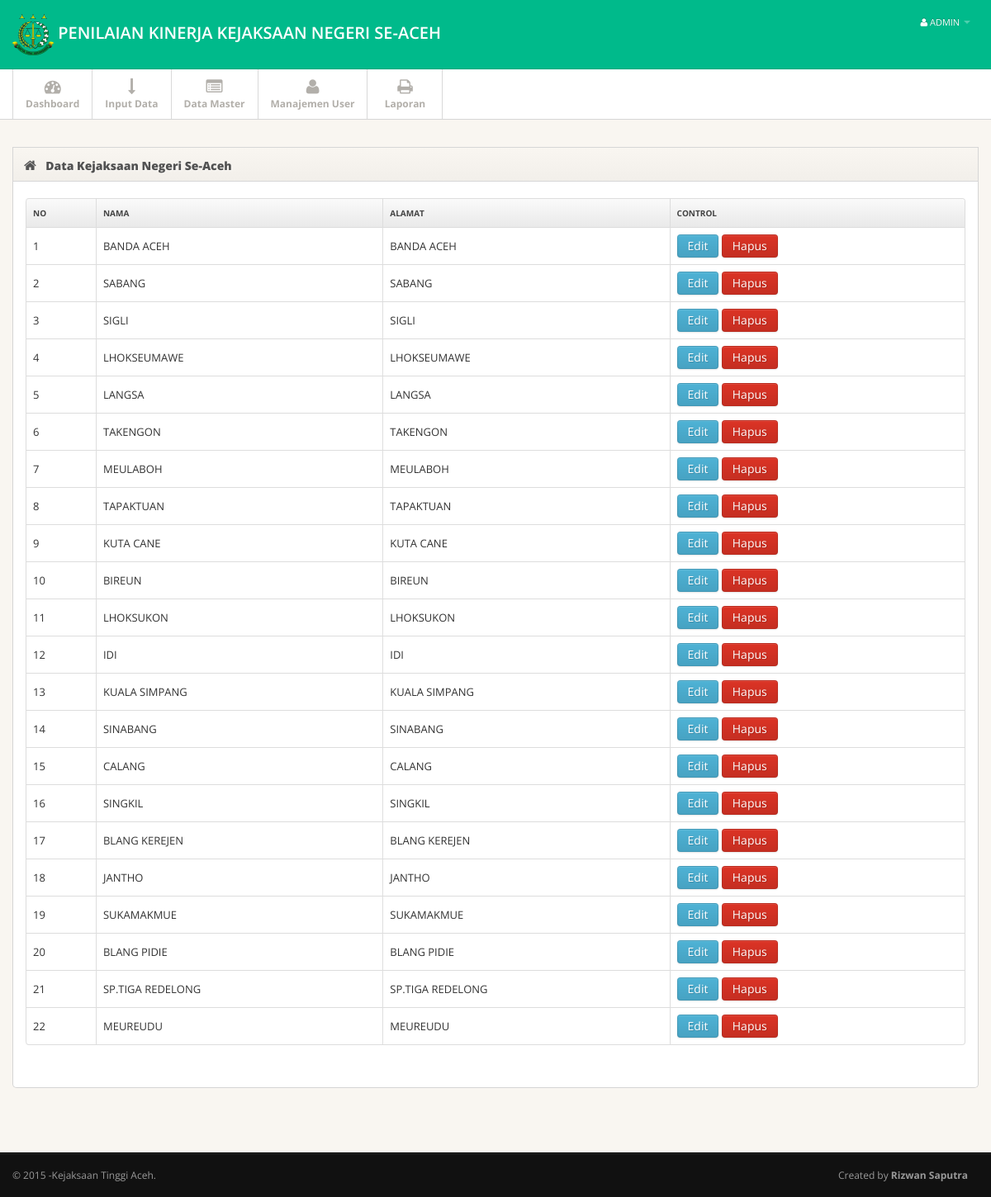
Page /home.php?module=datakejari (signed in) on the committed database.
### tables this page shows
CREATE TABLE IF NOT EXISTS `kejari` (
  `id` int(3) NOT NULL,
  `nama` varchar(30) DEFAULT NULL,
  `alamat` text NOT NULL
);

### home.php (the view, shortened to what this page needs)
<?php
  if(empty($_SESSION['username']) AND empty($_SESSION['password'])){
    echo "<link href='css/style_login.css' rel='stylesheet' type='text/css' />
        <div id='login'><h1 class='fail'>Untuk mengakses modul, Anda harus login dulu.</h1>
        <p class='fail'><a href='index.php'>LOGIN</a></p></div>";
  }else{
?>
<!DOCTYPE html>
<html lang="en">
<head>
<link href="css/bootstrap.min.css" rel="stylesheet">
<link href="css/bootstrap-responsive.min.css" rel="stylesheet">
<link href="css/font-awesome.css" rel="stylesheet">
<link href="css/style.css" rel="stylesheet">
<link href="css/pages/dashboard.css" rel="stylesheet">
</head>
<body onload="startBlink()">
<div class="navbar navbar-fixed-top">
  <div class="navbar-inner">
    <div class="container"> <a class="brand" href="home.php?module=dashboard"><img src="img/kejati.png" height="30" width="50" />    PENILAIAN KINERJA KEJAKSAAN NEGERI SE-ACEH</a>
      <div class="nav-collapse">
        <ul class="nav pull-right">
          <li class="dropdown"><a href="#" class="dropdown-toggle" data-toggle="dropdown"><i
                            class="icon-user"></i> <?php echo $_SESSION['username']; ?> <b class="caret"></b></a>
          </li>
        </ul>
      </div>
    </div>
  </div>
</div>
<div class="subnavbar">
  <div class="subnavbar-inner">
    <div class="container">
      <ul class="mainnav">
        <li ><a href="?module=dashboard"><i class="icon-dashboard"></i><span>Dashboard</span> </a> </li>
        <li class="dropdown"><a href="javascript:;" class="dropdown-toggle" data-toggle="dropdown"> <i class="icon-long-arrow-down"></i><span>Input Data</span> <b class="caret"></b></a>
            <?php
              if($_SESSION['level']=="admin"){
            ?>
        </li>
         <li class="dropdown"><a href="javascript:;" class="dropdown-toggle" data-toggle="dropdown"> <i class="icon-list-alt"></i><span>Data Master</span> <b class="caret"></b></a>
        </li>
        <li class="dropdown"><a href="javascript:;" class="dropdown-toggle" data-toggle="dropdown"> <i class="icon-user"></i><span>Manajemen User</span> <b class="caret"></b></a>
        </li>
        <li><a href="?module=laporan"><i class="icon-print"></i><span>Laporan</span> </a> </li><li>
     </ul>
      <?php }
        ?>
    </div>
  </div>
</div>
<div class="main">
<div class="main-inner">
      <div class="container">
        <div class="row">
          <div class="span12">
          <div class="widget ">
          <?php
            include "content.php";
          ?>
      </div>
        </div>
        </div>
      </div>
      </div>
<div class="footer">
  <div class="footer-inner">
    <div class="container">
      <div class="row">
        <div class="span10"> &copy; 2015 <a href="http://www.kejati-aceh.go.id/">-Kejaksaan Tinggi Aceh</a>.</div>
        <div class="span2"> Created by <a href="https://www.facebook.com/profile.php?id=100002193240263" target="blank"><strong>Rizwan Saputra</strong></a></div>
      </div>
    </div>
  </div>
</div>
</body>
</html>
<?php } ?>

### modul/kejari/datakejari.php
 <div class="container">
   <div class="row">
   	<div class="span12">
   		<div class="widget ">
   			<div class="widget-header">
   				<i class="icon-home"></i>
   				<h3>Data Kejaksaan Negeri Se-Aceh</h3>
			</div>
	<div class="widget-content">
				<div class="tab-pane active" id="jscontrols">
					<form id="edit-profile2" class="form-vertical">
						<fieldset>
							<table class="table table-bordered">
							<thead><tr>
								<th>No</th>
								<th>Nama</th>
								<th>Alamat</th>
								<th>Control</th>
								</tr>
							</thead>
							<?php
								include "koneksi.php";
								$query="SELECT * FROM kejari ";
								$hasil=mysqli_query($konek,$query);
								$no=1;
								while ($r=mysqli_fetch_array($hasil)){
									echo"	<tbody>
												<tr>
												<td>$no</td>
												<td>$r[nama]</td>
												<td>$r[alamat]</td>
												<td><a href='edit.php?mod=edit' class='btn btn-info'>Edit</a>  <a href='' class='btn btn-danger'>Hapus</a></td>
												</tr>";
									$no++;
								}
								echo"	</tbody>
							</table>
						</fieldset>
					</form>
				</div>
		</div>";
		?>
	</div>
</div>
  </div>
   </div>
 </div>

### css/style.css (style rules this page uses)
body { background: #f9f6f1; font: 13px/1.7em 'Open Sans'; }
.table td { vertical-align: middle; }
.table-bordered th { background: #E9E9E9; background:-moz-linear-gradient(top, #FAFAFA 0%, #E9E9E9 100%); background:-webkit-gradient(linear, left top, left bottom, color-stop(0%,#FAFAFA), color-stop(100%,#E9E9E9)); background:-webkit-linear-gradient(top, #FAFAFA 0%,#E9E9E9 100%); background:-o-linear-gradient(top, #FAFAFA 0%,#E9E9E9 100%); background:-ms-linear-gradient(top, #FAFAFA 0%,#E9E9E9 100%); background:linear-gradient(top, #FAFAFA 0%,#E9E9E9 100%); filter: progid:DXImageTransform.Microsoft.gradient(startColorstr='#FAFAFA', endColorstr='#E9E9E9'); -ms-filter: "progid:DXImageTransform.Microsoft.gradient(startColorstr='#FAFAFA', endColorstr='#E9E9E9')"; font-size: 10px; color: #444; text-transform: uppercase; }
.navbar .container { position: relative; }
.navbar-inner { padding: 7px 0; background: #00ba8b !important; -moz-border-radius: 0; -webkit-border-radius: 0; border-radius: 0; }
.navbar-fixed-top { position: static; }
.navbar .nav a { font-size: 11px; }
.navbar .nav>li>a { color:#fff !important; }
.navbar .brand { font-weight: 600; position: relative; top: 2px; }
.subnavbar { margin-bottom: 2.5em; }
.subnavbar-inner { height: 60px; background: #fff; border-bottom: 1px solid #d6d6d6; }
.subnavbar .container > ul { display: inline-block; height: 80px; padding: 0; margin: 0; }
.subnavbar .container > ul > li { float: left; min-width: 90px; height: 60px; padding: 0; margin: 0; text-align: center; list-style: none; border-left: 1px solid #d9d9d9; }
.subnavbar .container > ul > li > a { display: block; height: 100%; padding: 0 15px; font-size: 12px; font-weight: bold; color: #b2afaa; }
.subnavbar .container > ul > li > a > i { display: inline-block; width: 24px; height: 24px; margin-top: 11px; margin-bottom: -3px; font-size: 20px; }
.subnavbar .container > ul > li > a > span { display: block; }
.subnavbar .caret { margin-top: 4px; border-top-color: white; border-bottom-color: white; }
.main { padding-bottom: 2em; border-bottom: 1px solid #000; }
.footer { margin-top: 0; border-top: 1px solid #292929; }
.footer-inner { padding: 15px 0; font-size: 12px; background: #111; color: #999; }
.footer a { color: #999; }
.widget { position: relative; clear: both; width: auto; margin-bottom: 2em; overflow: hidden; }
.widget-header { position: relative; height: 40px; line-height: 40px; background: #f9f6f1; background:-moz-linear-gradient(top, #f9f6f1 0%, #f2efea 100%); background:-webkit-gradient(linear, left top, left bottom, color-stop(0%,#f9f6f1), color-stop(100%,#f2efea)); background:-webkit-linear-gradient(top, #f9f6f1 0%,#f2efea 100%); background:-o-linear-gradient(top, #f9f6f1 0%,#f2efea 100%); background:-ms-linear-gradient(top, #f9f6f1 0%,#f2efea 100%); background:linear-gradient(top, #f9f6f1 0%,#f2efea 100%); filter: progid:DXImageTransform.Microsoft.gradient(startColorstr='#f9f6f1', endColorstr='#f2efea'); -ms-filter: "progid:DXImageTransform.Microsoft.gradient(startColorstr='#f9f6f1', endColorstr='#f2efea')"; border: 1px solid #d6d6d6; -webkit-background-clip: padding-box; }
.widget-header h3 { position: relative; top: 2px; left: 10px; display: inline-block; margin-right: 3em; font-size: 14px; font-weight: 800; color: #525252; line-height: 18px; text-shadow: 1px 1px 2px rgba(255,255,255,.5); }
.widget-header [class^="icon-"], .widget-header [class*=" icon-"] { display: inline-block; margin-left: 13px; margin-right: -2px; font-size: 16px; color: #555; vertical-align: middle; }
.widget-content { padding: 20px 15px 15px; background: #FFF; border: 1px solid #D5D5D5; -moz-border-radius: 5px; -webkit-border-radius: 5px; border-radius: 5px; }
.widget-header+.widget-content { border-top: none; -webkit-border-top-left-radius: 0; -webkit-border-top-right-radius: 0; -moz-border-radius-topleft: 0; -moz-border-radius-topright: 0; border-top-left-radius: 0; border-top-right-radius: 0; }
.widget-content:before, .widget-content:after { content:""; display:table; }
.widget-content:after { clear:both; }
.widget-content { zoom:1; }

### rows in the picture
kejari: nama "BANDA ACEH", alamat "BANDA ACEH"
kejari: nama "SABANG", alamat "SABANG"
kejari: nama "SIGLI", alamat "SIGLI"
kejari: nama "LHOKSEUMAWE", alamat "LHOKSEUMAWE"
kejari: nama "LANGSA", alamat "LANGSA"
kejari: nama "TAKENGON", alamat "TAKENGON"
kejari: nama "MEULABOH", alamat "MEULABOH"
kejari: nama "TAPAKTUAN", alamat "TAPAKTUAN"
kejari: nama "KUTA CANE", alamat "KUTA CANE"
kejari: nama "BIREUN", alamat "BIREUN"
kejari: nama "LHOKSUKON", alamat "LHOKSUKON"
kejari: nama "IDI", alamat "IDI"
kejari: nama "KUALA SIMPANG", alamat "KUALA SIMPANG"
kejari: nama "SINABANG", alamat "SINABANG"
kejari: nama "CALANG", alamat "CALANG"
kejari: nama "SINGKIL", alamat "SINGKIL"
kejari: nama "BLANG KEREJEN", alamat "BLANG KEREJEN"
kejari: nama "JANTHO", alamat "JANTHO"
kejari: nama "SUKAMAKMUE", alamat "SUKAMAKMUE"
kejari: nama "BLANG PIDIE", alamat "BLANG PIDIE"
kejari: nama "SP.TIGA REDELONG", alamat "SP.TIGA REDELONG"
kejari: nama "MEUREUDU", alamat "MEUREUDU"

### other values in the picture
$_SESSION['username'] "ADMIN"
